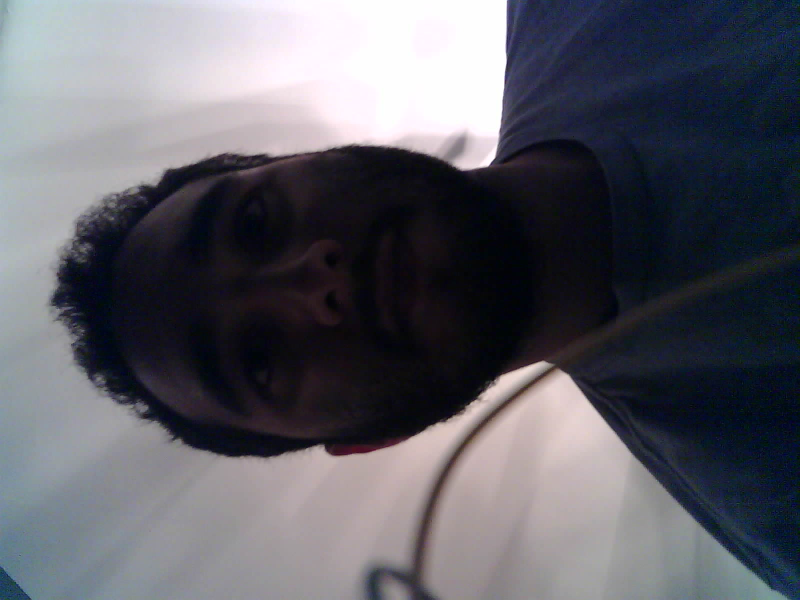
#> input picture snippets/DepthPerceptiveServer/reconstruct_this/left.jpeg, 1600 x 1200 px (shown at 1/2 size)
$ python reconstruction.py
#> lines starting #> are read from the running program, lines starting #| are printed output that depends on the picture
'''
Created by Omar Padierna "Para11ax" on Jan 1 2019

 This program is free software: you can redistribute it and/or modify
 it under the terms of the GNU General Public License as published by
 the Free Software Foundation, either version 3 of the License, or
 (at your option) any later version.

 This program is distributed in the hope that it will be useful,
 but WITHOUT ANY WARRANTY; without even the implied warranty of
 MERCHANTABILITY or FITNESS FOR A PARTICULAR PURPOSE.  See the
 GNU General Public License for more details.

'''

import cv2
import numpy as np
import glob
from tqdm import tqdm
import PIL.ExifTags
import PIL.Image
from matplotlib import pyplot as plt

#=====================================
# Function declarations
#=====================================

#Function to create point cloud file
def create_output(vertices, colors, filename):
	colors = colors.reshape(-1,3)
	vertices = np.hstack([vertices.reshape(-1,3),colors])

	ply_header = '''ply
		format ascii 1.0
		element vertex %(vert_num)d
		property float x
		property float y
		property float z
		property uchar red
		property uchar green
		property uchar blue
		end_header
		'''
	with open(filename, 'w') as f:
		f.write(ply_header %dict(vert_num=len(vertices)))
		np.savetxt(f,vertices,'%f %f %f %d %d %d')

#Function that Downsamples image x number (reduce_factor) of times.
def downsample_image(image, reduce_factor):
	for i in range(0,reduce_factor):
		#Check if image is color or grayscale
		if len(image.shape) > 2:
			row,col = image.shape[:2]
		else:
			row,col = image.shape

		image = cv2.pyrDown(image, dstsize= (col//2, row // 2))
	return image


#=========================================================
# Stereo 3D reconstruction
#=========================================================

#Load camera parameters
ret = np.load('./camera_params/ret.npy')
#> (reads snippets/DepthPerceptiveServer/camera_params/ret.npy from the repository)
K = np.load('./camera_params/K.npy')
#> (reads snippets/DepthPerceptiveServer/camera_params/K.npy from the repository)
dist = np.load('./camera_params/dist.npy')
#> (reads snippets/DepthPerceptiveServer/camera_params/dist.npy from the repository)

#Specify image paths
img_path1 = './reconstruct_this/left.jpeg'
img_path2 = './reconstruct_this/right.jpeg'

#Load pictures
img_1 = cv2.imread(img_path1)
#> img_1 is the input picture: shape (1200, 1600, 3); mean B, G, R 102.2, 94.1, 93.6
img_2 = cv2.imread(img_path2)
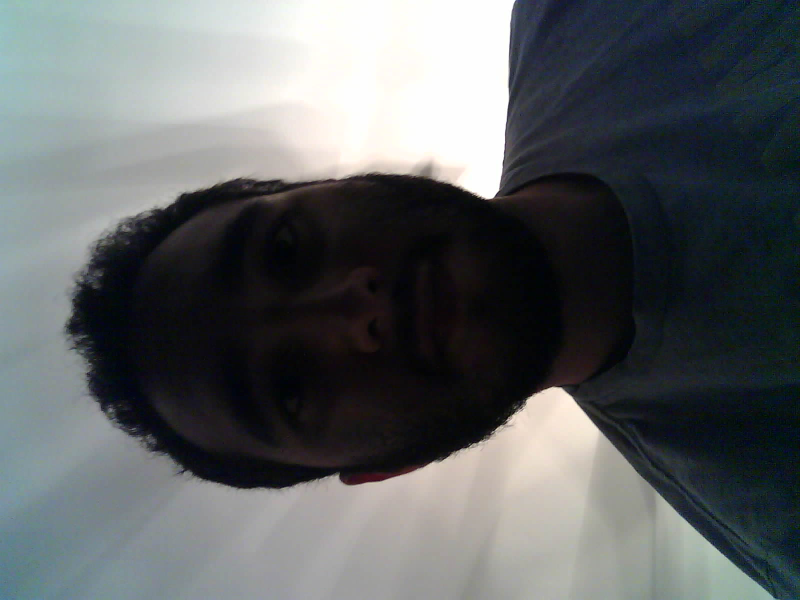
#> input picture snippets/DepthPerceptiveServer/reconstruct_this/right.jpeg, 1600 x 1200 px (shown at 1/2 size)
#> img_2 is the input picture: shape (1200, 1600, 3); mean B, G, R 99.4, 97.7, 93.6

#Get height and width. Note: It assumes that both pictures are the same size. They HAVE to be same size and height.
h,w = img_2.shape[:2]
#> h = 1200; w = 1600

#Get optimal camera matrix for better undistortion
new_camera_matrix, roi = cv2.getOptimalNewCameraMatrix(K,dist,(w,h),1,(w,h))
#> roi = (617, 486, 393, 362)

#Undistort images
img_1_undistorted = cv2.undistort(img_1, K, dist, None, new_camera_matrix)
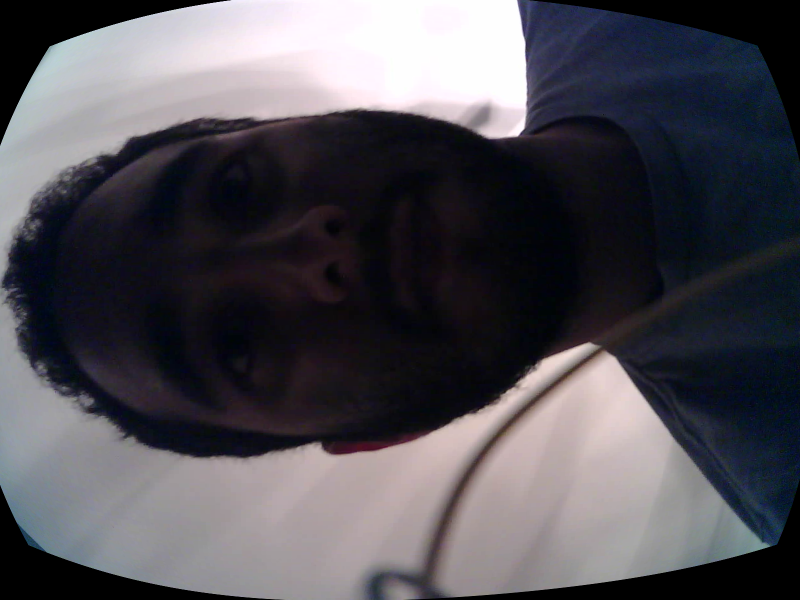
#> img_1_undistorted: shape (1200, 1600, 3) (shown at 1/2 size); mean B, G, R 85, 78.3, 80.2
img_2_undistorted = cv2.undistort(img_2, K, dist, None, new_camera_matrix)
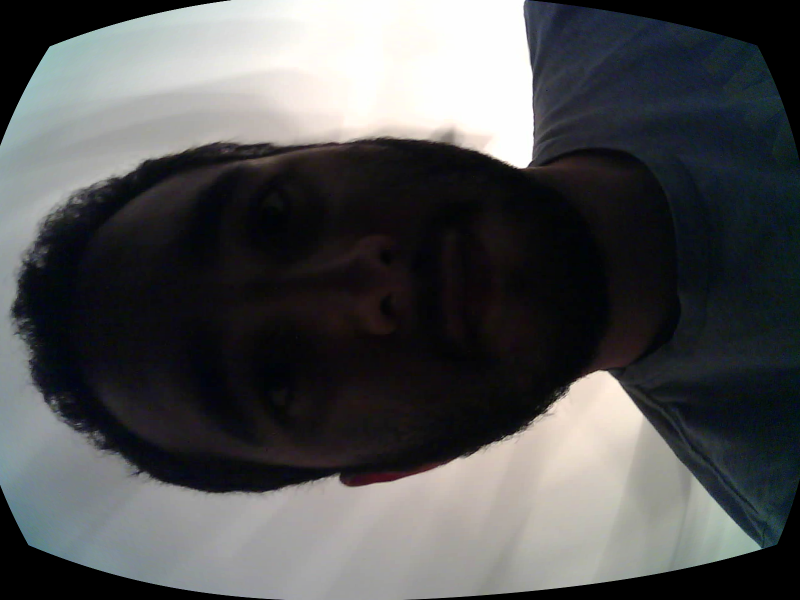
#> img_2_undistorted: shape (1200, 1600, 3) (shown at 1/2 size); mean B, G, R 82.4, 81.3, 80.2

#Downsample each image 3 times (because they're too big)
img_1_downsampled = downsample_image(img_1_undistorted,3)
#> the loop in downsample_image, `for i in range(0,reduce_factor):` made 3 passes
#> pass 1, in downsample_image, `image = cv2.pyrDown(image, dstsize= (col//2, row // 2))`:
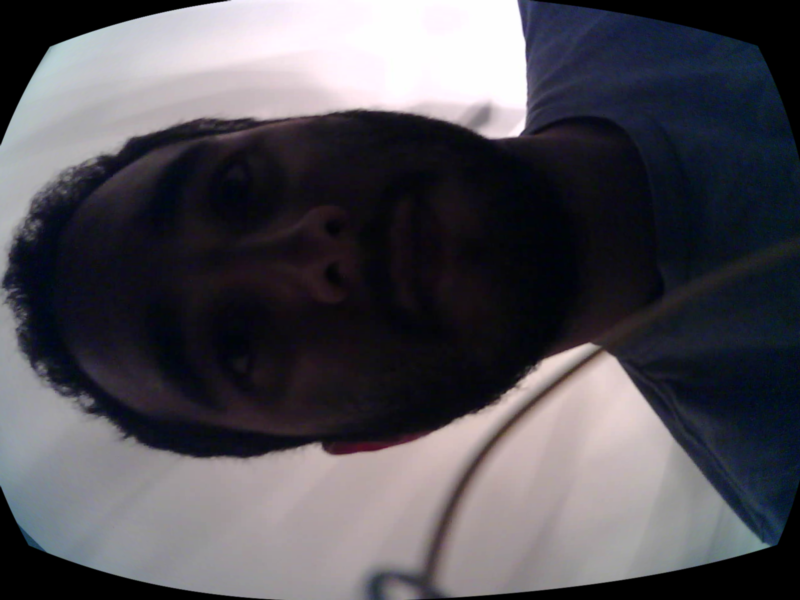
#> image: shape (600, 800, 3); mean of channels 0, 1, 2 85.1, 78.4, 80.3; drawn as B, G, R
img_2_downsampled = downsample_image(img_2_undistorted,3)
#> the loop in downsample_image (call 2), `for i in range(0,reduce_factor):` made 3 passes
#> pass 1, in downsample_image (call 2), `image = cv2.pyrDown(image, dstsize= (col//2, row // 2))`:
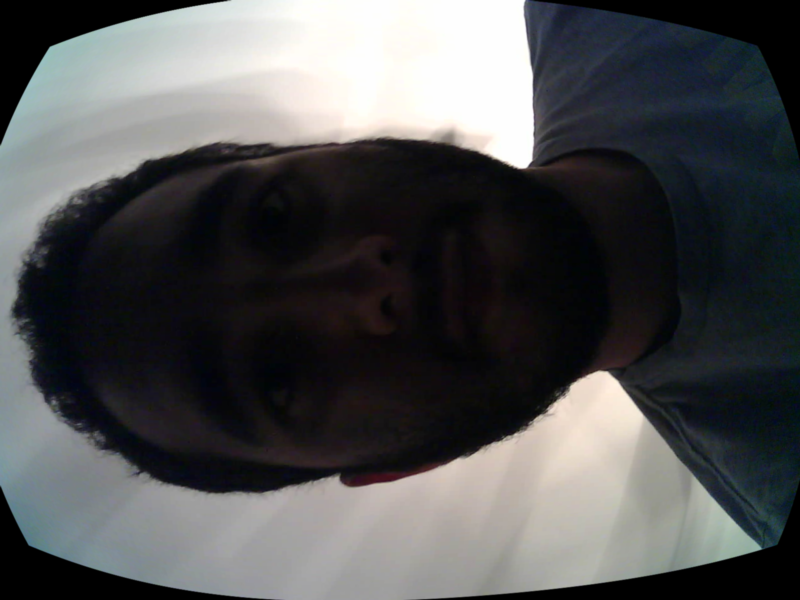
#> image: shape (600, 800, 3); mean of channels 0, 1, 2 82.5, 81.3, 80.3; drawn as B, G, R
#> pass 3, in downsample_image (call 2), `image = cv2.pyrDown(image, dstsize= (col//2, row // 2))`:
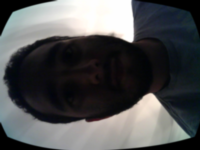
#> image: shape (150, 200, 3); mean of channels 0, 1, 2 82.8, 81.7, 80.6; drawn as B, G, R

#cv2.imwrite('undistorted_left.jpg', img_1_downsampled)
#cv2.imwrite('undistorted_right.jpg', img_2_downsampled)


#Set disparity parameters
#Note: disparity range is tuned according to specific parameters obtained through trial and error.
win_size = 5
min_disp = -1
max_disp = 63 #min_disp * 9
num_disp = max_disp - min_disp # Needs to be divisible by 16

#Create Block matching object.
stereo = cv2.StereoSGBM_create(minDisparity= min_disp,
	numDisparities = num_disp,
	blockSize = 5,
	uniquenessRatio = 5,
	speckleWindowSize = 5,
	speckleRange = 5,
	disp12MaxDiff = 2,
	P1 = 8*3*win_size**2,#8*3*win_size**2,
	P2 =32*3*win_size**2) #32*3*win_size**2)

#Compute disparity map
print ("\nComputing the disparity  map...")
disparity_map = stereo.compute(img_1_downsampled, img_2_downsampled)
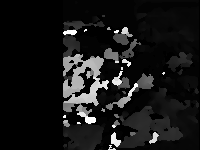
#> disparity_map: shape (150, 200) int16; min -32, max 992, mean 62.2; drawn with min black and max white

#Show disparity map before generating 3D cloud to verify that point cloud will be usable.
plt.imshow(disparity_map,'gray')
plt.show()

#Generate  point cloud.
print ("\nGenerating the 3D map...")

#Get new downsampled width and height
h,w = img_2_downsampled.shape[:2]
#> h = 150; w = 200

#Load focal length.
#> (the run stopped early here; a loop or call above may not have finished)
